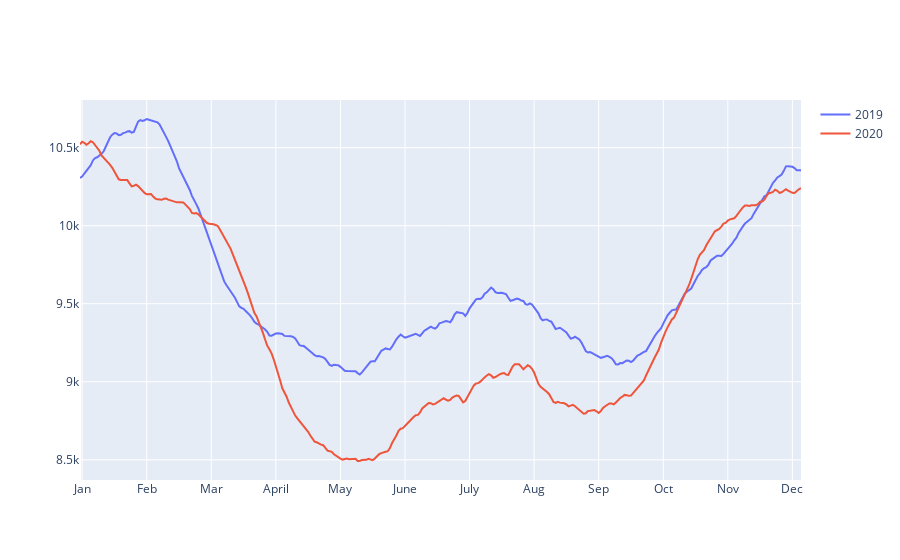

The code cell stored with this chart in its notebook:
### Code cell
daily_avg = data.resample("D", label = "left").mean().rolling("30D").mean()

fig = go.Figure()
fig.add_trace(go.Scatter(
    x = np.arange(len(daily_avg[daily_avg["year"] == 2019])),
    y = daily_avg[daily_avg["year"] == 2019]["AIL_DEMAND"],
    name  = "2019"
) )
fig.add_trace(go.Scatter(
    x = np.arange(len(daily_avg[daily_avg["year"] == 2020])),
    y = daily_avg[daily_avg["year"] == 2020]["AIL_DEMAND"],
    name  = "2020"
) )

fig.update_layout(
     xaxis = dict(tickmode = 'array',
        tick0 = 0,
        tickvals = np.arange(1, 365, 30 ),
        ticktext = ['Jan', 'Feb', 'Mar', 'April', 'May', 'June', 'July', "Aug", "Sep","Oct","Nov","Dec"]
        )
)
fig.show()

### Figure 1 — Plotly figure (JSON) as saved in the notebook; plotly's stock layout.template omitted (floating-point values rounded to 4 significant figures; data arrays with more than 128 entries replaced by an {"elided": "..."} marker saying what was removed)
{"data": [{"name": "2019", "type": "scatter", "x": {"elided": "336 int values"}, "y": {"elided": "336 float values"}}, {"name": "2020", "type": "scatter", "x": {"elided": "336 int values"}, "y": {"elided": "336 float values"}}], "layout": {"xaxis": {"tick0": 0, "tickmode": "array", "ticktext": ["Jan", "Feb", "Mar", "April", "May", "June", "July", "Aug", "Sep", "Oct", "Nov", "Dec"], "tickvals": [1, 31, 61, 91, 121, 151, 181, 211, 241, 271, 301, 331, 361]}}}
